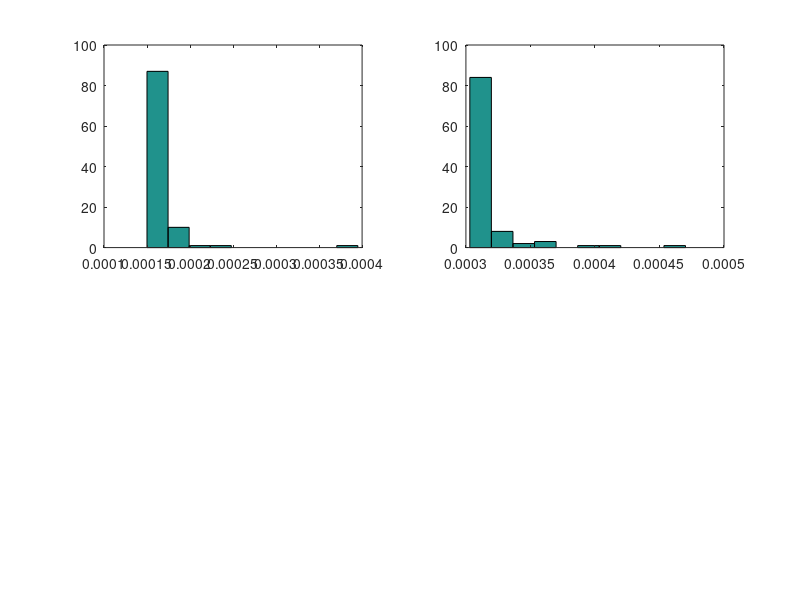

Here is the MATLAB script that generated this plot:
%% Numeric test lab

% Comparing inv against many system solves
p =10;
n = 1000;
repeat = 100;
for i =1:100
B = rand(p,p);
R= rand(n,p);
% inverting
tic;
(R)*inv(B);
cinv(i)= toc
tic;
%system solves
R/B;
cbar(i) = toc
end

mean(cinv)
mean(cbar)

subplot(2,2,1)
hist(cinv)
hold on 
subplot(2,2,2)
hist(cbar)
